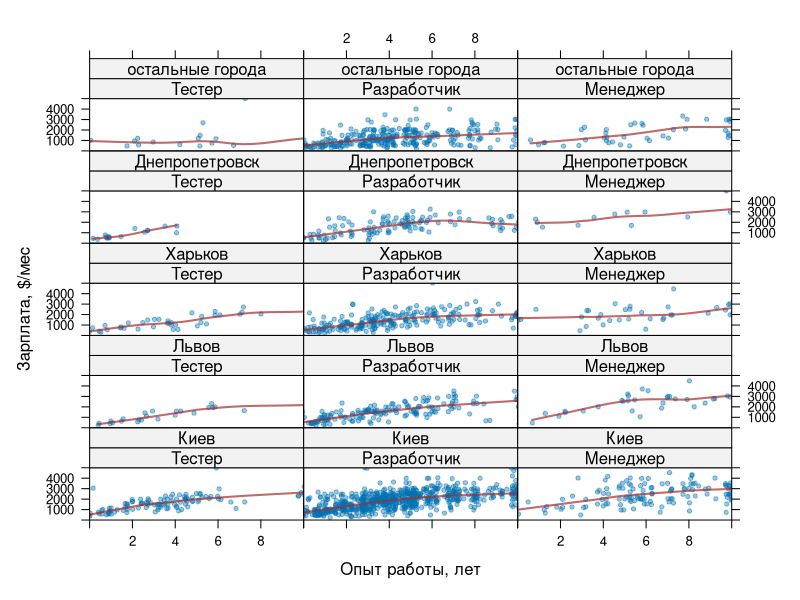
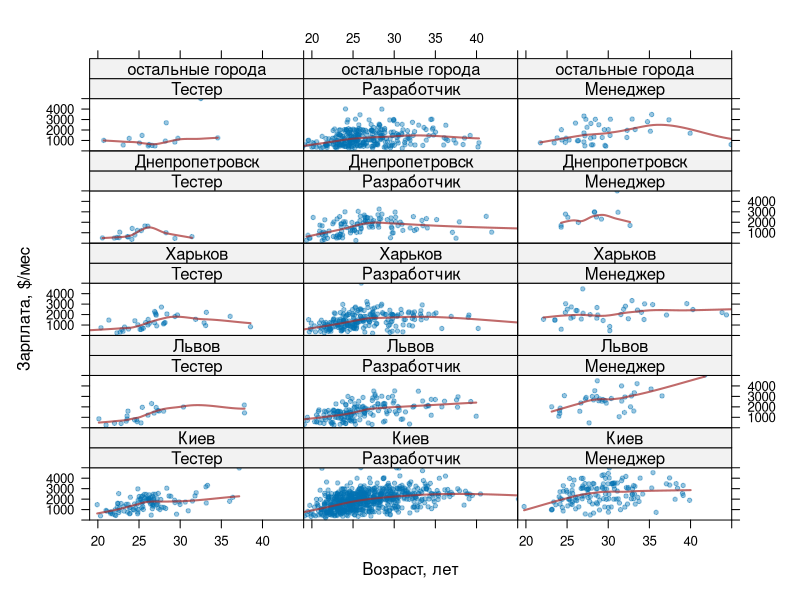
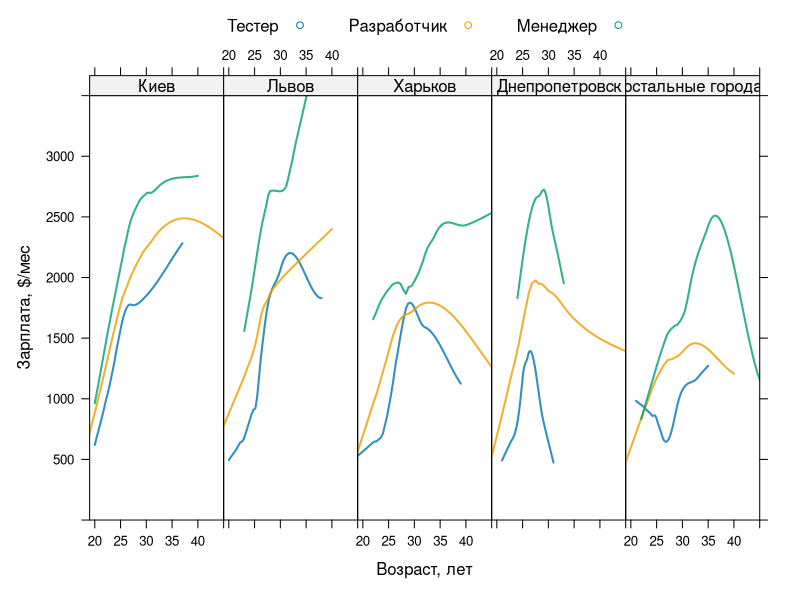
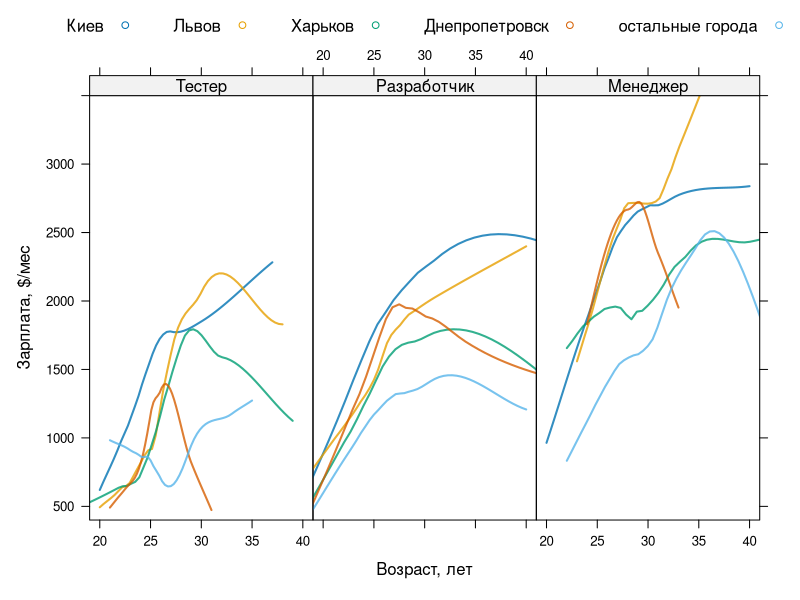

Write R code to recreate these figures, in order.
#!/usr/bin/env Rscript

dd <- read.csv("data/2011_may_final.csv")

dd <- dd[dd$cls != "",]

dd$cls <- factor(dd$cls,
  levels=c("QA", "DEV", "PM"),
  labels=c("Тестер", "Разработчик", "Менеджер"))

dd$loc <- factor(dd$loc,
  levels=c("Киев", "Львов", "Харьков", "Днепр.", "other"),
  labels=c("Киев", "Львов", "Харьков", "Днепропетровск", "остальные города"))

dd$salaryJitter <- dd$salary  + runif(length(dd$salary ), -50, 50)
dd$expJitter    <- dd$exp     + runif(length(dd$exp    ), -.3, .3)
dd$ageJitter    <- dd$Возраст + runif(length(dd$Возраст), -.5, .5)

################################################################

library(lattice)

png(filename="reports/may2011/salary.%03d.png",
    width=1024, height=1024, res=90)

panel.scatter.loess <- function(x,y) {
  panel.xyplot(x, y, alpha=0.4, pch=20)
  panel.loess(x, y, col="brown", lwd=2, alpha=0.7)
}

xyplot(salaryJitter ~ expJitter | cls + loc, data=dd,
       xlim=c(0, 10), ylim=c(0,5000),
       panel=panel.scatter.loess,
       xlab="Опыт работы, лет", ylab="Зарплата, $/мес")

xyplot(salaryJitter ~ ageJitter | cls + loc, data=dd,
       xlim=c(19, 45), ylim=c(0,5000),
       panel=panel.scatter.loess,
       xlab="Возраст, лет", ylab="Зарплата, $/мес")

png(filename="reports/may2011/salary-curve.001.png",
    width=1024, height=320, res=90)

xyplot(salary ~ Возраст | loc, groups=cls, data=dd,
       panel=panel.superpose, panel.groups=panel.loess,
       layout=c(5,1), auto.key=list(columns=3), lwd=2, alpha=0.8,
       xlim=c(19, 45), ylim=c(0,3500),
       xlab="Возраст, лет", ylab="Зарплата, $/мес")

png(filename="reports/may2011/salary-curve.002.png",
    width=720, height=320, res=90)

xyplot(salary ~ Возраст | cls, groups=loc, data=dd,
       panel=panel.superpose, panel.groups=panel.loess,
       layout=c(3,1), auto.key=list(columns=5), lwd=2, alpha=0.8,
       xlim=c(19, 41), ylim=c(400,3500),
       xlab="Возраст, лет", ylab="Зарплата, $/мес")

invisible(dev.off())
